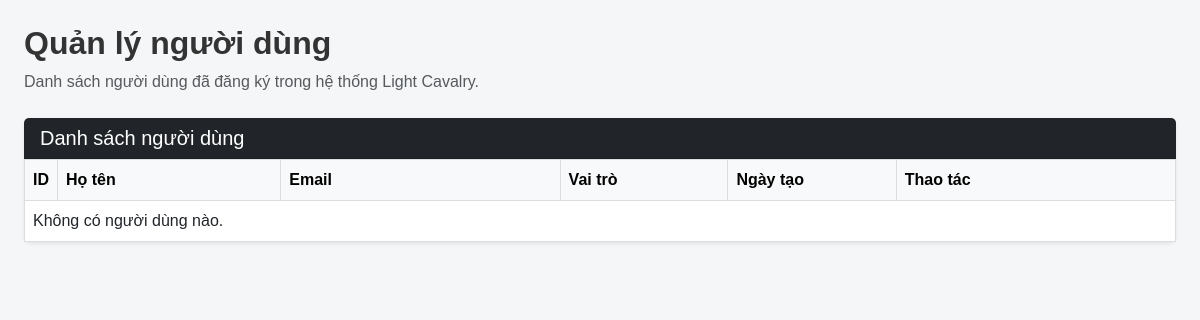
The app's page /admin/modules/users/list.php, older data.
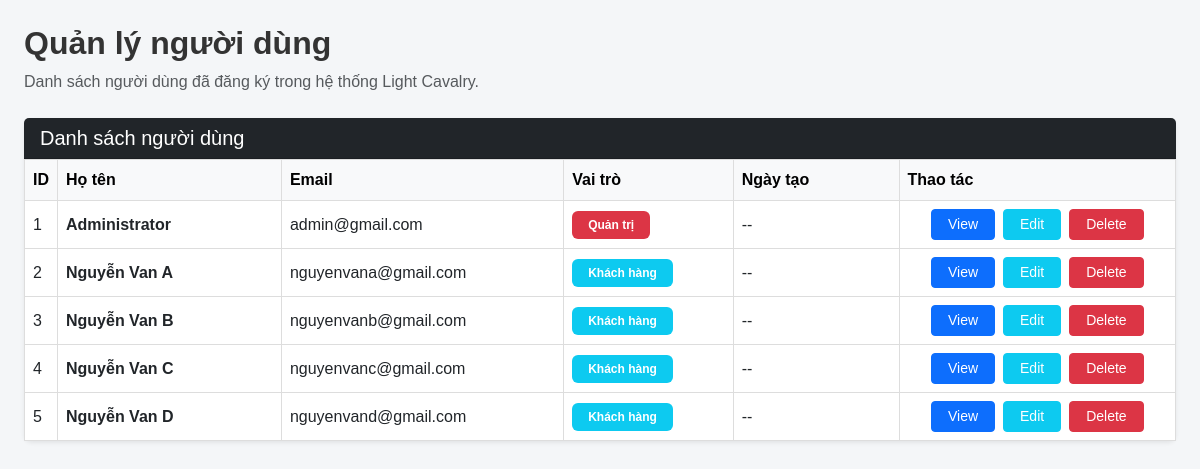
The same page, newer data.
### tables this page shows
CREATE TABLE `users` (
  `users_id` int(11) NOT NULL,
  `user_full` varchar(255) NOT NULL,
  `user_mail` varchar(255) NOT NULL,
  `user_pass` varchar(255) NOT NULL,
  `user_level` int(1) NOT NULL
);

### admin/modules/users/list.php (the view, shortened to what this page needs)
<?php
require_once __DIR__ . '/../../../config/database.php';
$users = [];
$sql = "SELECT * FROM users";
$result = mysqli_query($conn, $sql);
if($result) {
    while($row = mysqli_fetch_assoc($result)) {
        $users[] = $row;
    }
}
?>
<!DOCTYPE html>
<html lang="vi">
<head>
    <link href="https://cdn.jsdelivr.net/npm/bootstrap@5.3.0/dist/css/bootstrap.min.css" rel="stylesheet">
    <link rel="stylesheet" href="css/admin.css">
</head>
<body>
<div class="container-fluid px-4 py-4">
  <div class="mb-4">
    <h2 class="fw-bold">Quản lý người dùng</h2>
    <p class="text-muted mb-0">
      Danh sách người dùng đã đăng ký trong hệ thống Light Cavalry.
    </p>
  </div>
  <div class="card shadow-sm border-0 rounded-3">
    <div class="card-header bg-dark text-white d-flex justify-content-between align-items-center">
      <h5 class="mb-0">Danh sách người dùng</h5>
    </div>
    <div class="card-body p-0">
      <div class="table-responsive">
        <table class="table table-hover align-middle mb-0 text-center">
          <thead class="table-light">
            <tr>
              <th width="80">ID</th>
              <th width="20%">Họ tên</th>
              <th width="25%">Email</th>
              <th width="15%">Vai trò</th>
              <th width="15%">Ngày tạo</th>
              <th width="25%">Thao tác</th>
            </tr>
          </thead>
          <tbody>
            <?php if(empty($users)): ?>
            <tr>
              <td colspan="6">Không có người dùng nào.</td>
            </tr>
            <?php else: ?>
              <?php foreach($users as $user): ?>
              <tr>
                <td><?php echo htmlspecialchars($user['users_id']); ?></td>
                <td class="fw-semibold">
                  <?php echo htmlspecialchars($user['user_full']); ?>
                </td>
                <td>
                  <?php echo htmlspecialchars($user['user_mail']); ?>
                </td>
                <td>
                  <span class="badge bg-<?php echo $user['user_level'] == 1 ? 'danger' : 'info'; ?> px-3 py-2">
                    <?php echo $user['user_level'] == 1 ? 'Quản trị' : 'Khách hàng'; ?>
                  </span>
                </td>
                <td>
                  --
                </td>
                <td>
                  <div class="d-flex justify-content-center flex-wrap gap-2">
                    <a class="btn btn-primary btn-sm px-3" href="index.php?page_layout=edit_user&id=<?php echo $user['users_id']; ?>">
                      View
                    </a>
                    <a class="btn btn-info btn-sm text-white px-3"
                       href="index.php?page_layout=edit_user&id=<?php echo $user['users_id']; ?>">
                      Edit
                    </a>
                    <a class="btn btn-danger btn-sm px-3" href="index.php?page_layout=user&delete_id=<?php echo $user['users_id']; ?>" onclick="return confirm('Bạn có chắc muốn xóa người dùng này?');">
                      Delete
                    </a>
                  </div>
                </td>
              </tr>
              <?php endforeach; ?>
            <?php endif; ?>
          </tbody>
        </table>
      </div>
    </div>
  </div>
</div>
</body>
</html>

### admin/css/admin.css (style rules this page uses)
* { box-sizing: border-box; }
body { margin: 0; font-family: Arial, Helvetica, sans-serif; background: #f4f6f8; color: #333; line-height: 1.5; }
p { margin: 0 0 12px; }
a { color: #2563eb; text-decoration: none; }
table { width: 100%; border-collapse: collapse; background: #fff; }
th, td { border: 1px solid #ddd; padding: 10px; text-align: left; }
th { background: #e5e7eb; font-weight: bold; }
.text-muted { color: #666; }

Row changes from the older to the newer data that the page shows:
added users: users_id "1", user_full "Administrator", user_mail "admin@gmail.com", user_level "Quản trị"
added users: users_id "2", user_full "Nguyễn Van A", user_mail "nguyenvana@gmail.com", user_level "Khách hàng"
added users: users_id "3", user_full "Nguyễn Van B", user_mail "nguyenvanb@gmail.com", user_level "Khách hàng"
added users: users_id "4", user_full "Nguyễn Van C", user_mail "nguyenvanc@gmail.com", user_level "Khách hàng"
added users: users_id "5", user_full "Nguyễn Van D", user_mail "nguyenvand@gmail.com", user_level "Khách hàng"
Text that changed along with them:
text no longer shown: "Không có người dùng nào."
